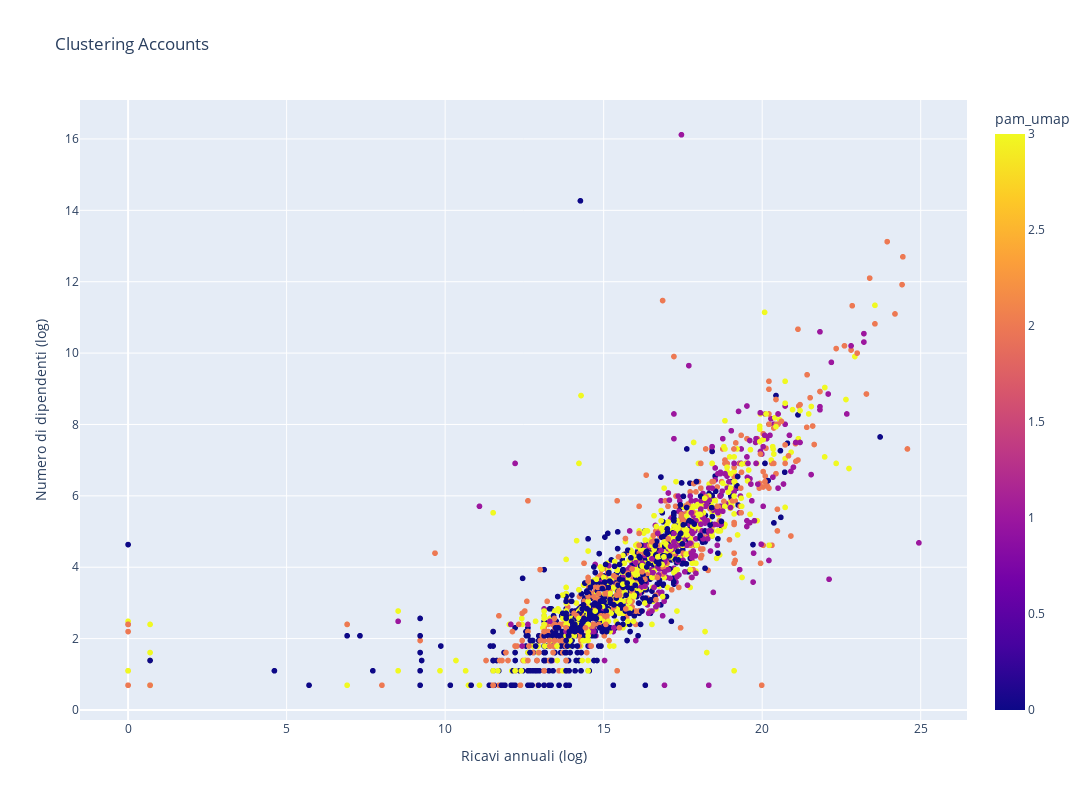

Notebook source saved alongside this figure:
### Code cell
fig = px.scatter(
    accounts,
    x="Ricavi annuali",
    y="Numero di dipendenti",
    color="pam_umap",
    hover_name="Nome account",  
    hover_data={
        "Ricavi annuali": False, 
        "Numero di dipendenti": False,
        "pam_umap": True
    },
    title="Clustering Accounts",
    width=1300,
    height=800,
)

fig.update_layout(
    xaxis_title="Ricavi annuali (log)",
    yaxis_title="Numero di dipendenti (log)",
    legend_title="Cluster"
)

fig.show()

### Figure 1 — Plotly figure (JSON) as saved in the notebook; plotly's stock layout.template omitted (floating-point values rounded to 4 significant figures; data arrays with more than 128 entries replaced by an {"elided": "..."} marker saying what was removed)
{"data": [{"customdata": {"elided": "2203x1 float values"}, "hovertemplate": "<b>%{hovertext}</b><br><br>pam_umap=%{marker.color}<extra></extra>", "hovertext": {"elided": "2203 str values"}, "legendgroup": "", "marker": {"color": {"elided": "2203 float values"}, "coloraxis": "coloraxis", "symbol": "circle"}, "mode": "markers", "name": "", "showlegend": false, "type": "scattergl", "x": {"elided": "2203 float values"}, "xaxis": "x", "y": {"elided": "2203 float values"}, "yaxis": "y"}], "layout": {"coloraxis": {"colorbar": {"title": {"text": "pam_umap"}}, "colorscale": [[0, "#0d0887"], [0.1111, "#46039f"], [0.2222, "#7201a8"], [0.3333, "#9c179e"], [0.4444, "#bd3786"], [0.5556, "#d8576b"], [0.6667, "#ed7953"], [0.7778, "#fb9f3a"], [0.8889, "#fdca26"], [1, "#f0f921"]]}, "height": 800, "legend": {"title": {"text": "Cluster"}, "tracegroupgap": 0}, "title": {"text": "Clustering Accounts"}, "width": 1300, "xaxis": {"anchor": "y", "domain": [0, 1], "title": {"text": "Ricavi annuali (log)"}}, "yaxis": {"anchor": "x", "domain": [0, 1], "title": {"text": "Numero di dipendenti (log)"}}}}
